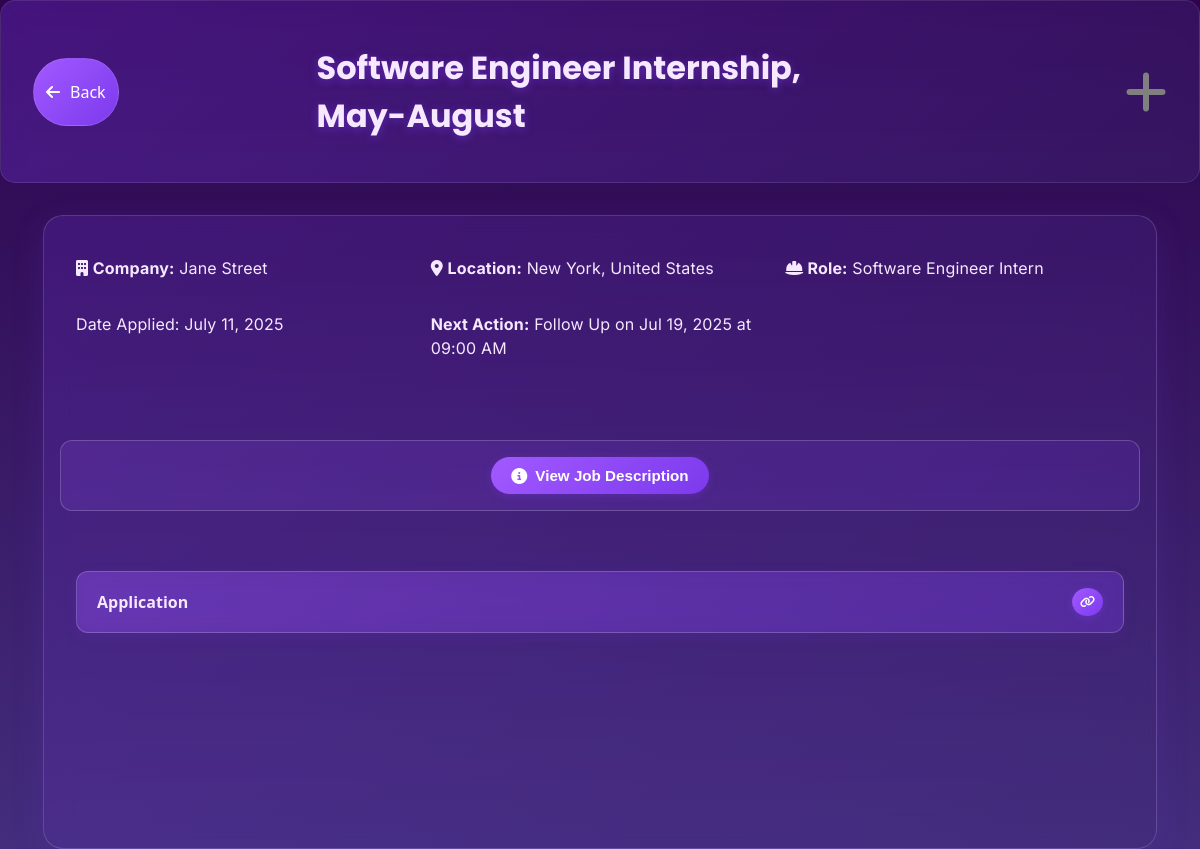
Page /applications/friend/DozieX/application-details/2 (signed in) on the committed database.
### app/models.py (models this page shows, shortened)
class Internship(db.Model): # Internship model for managing internship applications
	__tablename__ = 'internships'  # Use plural table name to match existing Supabase data
	id = db.Column(db.Integer, primary_key=True) # Unique identifier for each internship application
	job_name = db.Column(db.String(250), nullable=False)
	company_name = db.Column(db.String(100), nullable=False) # Name of the company offering the internship
	position = db.Column(db.String(100), nullable=False) # Position title for the internship
	application_status = db.Column(db.String(50), nullable=False, default='Applied') # Status of the application (e.g., Applied, Interviewing, Offered, Rejected)
	application_link = db.Column(db.String(200)) # Link to the internship application (if applicable)
	application_description = db.Column(db.Text) # Description of the internship position
	applied_date = db.Column(db.Date, default=date.today) # Date when the application was submitted
	status_change_date = db.Column(db.Date, default=date.today) # Date when the application status was last changed
	notes = db.Column(db.Text) # Additional notes about the internship application
	visibility = db.Column(db.String(20), default='friends') # Visibility: 'public', 'friends', 'private'
	location = db.Column(db.String(200))  # City, State or Remote # Location of the internship (if applicable)
	contacts = db.Column(db.JSON, default=list)  # List of contacts: [{"name": "Recruiter Name", "details": "recruiter@email.com, 555-1234, LinkedIn"}]
	job_type = db.Column(db.String(20), default='on-site')  # 'remote', 'on-site', 'hybrid'
	calendar_event_id = db.Column(db.String(100))  # Google Calendar event ID for interviews
	reminder_date = db.Column(db.DateTime)  # Custom reminder date
	application_method = db.Column(db.String(20), default='website')  # 'website', 'email', 'linkedin', 'referral'
	priority_level = db.Column(db.String(10), default='medium')  # 'high', 'medium', 'low'
	interview_date = db.Column(db.DateTime)  # Scheduled interview date/time
	follow_up_date = db.Column(db.DateTime)  # When to follow up
	deadline_date = db.Column(db.DateTime)   # Application deadline
	next_action = db.Column(db.String(50))  # 'follow_up', 'interview', 'assessment', or None
	next_action_date = db.Column(db.DateTime)  # Date/time for the next action
	next_action_notes = db.Column(db.Text)  # Optional notes about the next action
	user_id = db.Column(db.Integer, db.ForeignKey('users.id'), nullable=False) # Foreign key linking to the User model
	def get_next_action_display(self):
		if not self.next_action:
			return "No action scheduled"
		action_map = {
			'follow_up': 'Follow Up',
			'interview': 'Interview',
			'assessment': 'Assessment'
		}
		action_text = action_map.get(self.next_action, self.next_action.title())
		if self.next_action_date:
			date_str = self.next_action_date.strftime('%b %d, %Y at %I:%M %p')
			return f"{action_text} on {date_str}"
		else:
			return action_text

### app/applications/routes.py (the view)
@applications.route('/friend/<username>/application-details/<int:internship_id>')
@login_required
def friend_application_details(username,internship_id):
    user =  User.query.filter_by(username=username).first()
    internship = Internship.query.filter_by(id=internship_id, user_id=user.id).first()
    if not internship:
        flash('Internship not found or you do not have permission to view it.', 'error')
        return redirect(url_for('applications.applicationsList'))
    if internship.visibility == 'private':
        flash('You do not have permission to view this internship.', 'error')
        return
    return render_template('friend-application-details.html', user=user, internship=internship)

### app/templates/friend-application-details.html (shortened to what this page needs)
<!DOCTYPE html>
<html lang="en">
<head>
	<link rel="stylesheet" href="{{ url_for('static', filename='css/application-details.css') }}">
	<link rel="stylesheet" href="https://cdnjs.cloudflare.com/ajax/libs/font-awesome/6.4.0/css/all.min.css">
</head>
<body>
	<nav class="details-nav">
		<div class="back" onclick="javascript:history.back()" id="application-back">
			<i class="fa-solid fa-arrow-left"></i>
			<p>Back</p>
		</div>
		<h1>{{ internship.job_name }}</h1>
			<div class="actions">
				<div class="edit" title="Add Application to My Applications">
				<a href="{{ url_for('applications.copy_application', internship_id=internship.id) }}">
					<i class="fa-solid fa-plus"></i>
				</a>
			</div>
		</div>
	</nav>
	<section class="details-card">
		<div class="details-grid">
			<p><i class="fa-solid fa-building"></i> <strong> Company:</strong> {{ internship.company_name }}</p>
			{% if internship.location %}
			<p><i class="fa-solid fa-location-dot"></i> <strong> Location:</strong> {{ internship.location }}</p>
			{%endif%}
			{% if internship.position %}
			<p> <i class="fa-solid fa-helmet-safety"></i><strong> Role:</strong> {{ internship.position }}</p>
			{%endif%}
			<p>Date Applied: {{ internship.applied_date.strftime('%B %d, %Y') }}</p>
			{% if internship.next_action %}
				<p><strong>Next Action:</strong> {{ internship.get_next_action_display() }}</p>
			{%endif%}
		</div>
		<div class="description-section">
			<button class="description-btn" onclick="showDescription()" title="View Job Description">
				<i class="fa-solid fa-info-circle"></i>
				View Job Description
			</button>
		</div>
		<div class="details-single">
			<a href="{{ internship.application_link }}" target="_blank" rel="noopener noreferrer">
				Application
				<i class="fa-solid fa-link"></i>
			</a>
		</div>
	</section>
</body>
</html>

### app/static/css/application-details.css (style rules this page uses)
body { margin: 0; font-family: 'Segoe UI', 'Arial', sans-serif; background: linear-gradient(to bottom, #2d044d 0%, #432d7c 100%); color: #f5e8ff; min-height: 100vh; display: flex; flex-direction: column; }
.details-nav { display: grid; grid-template-columns: 1fr 2fr 1fr; align-items: center; padding: 1rem 2rem; background: linear-gradient(135deg, rgba(124, 58, 237, 0.3) 0%, rgba(67, 45, 124, 0.3) 100%); backdrop-filter: blur(10px); -webkit-backdrop-filter: blur(10px); border-radius: 15px; border: 1px solid rgba(255, 255, 255, 0.1); margin-bottom: 2rem; }
.details-nav .back { justify-self: start; display: flex; align-items: center; gap: 10px; background: linear-gradient(135deg, #a259ff 0%, #7c3aed 100%); color: white; padding: 6px 12px; border-radius: 50px; cursor: pointer; transition: all 0.3s ease; border: 1px solid rgba(255, 255, 255, 0.1); }
.details-nav h1 { justify-self: center; font-family: 'Poppins', sans-serif; font-weight: 700; font-size: 2rem; color: #f5e8ff; text-shadow: 0 2px 8px rgba(124, 58, 237, 0.5); }
.details-nav .actions { justify-self: end; display: flex; align-items: center; gap: 2rem; }
.edit a { text-decoration: none; font-size: 3em; color: grey; transition: all 0.8s ease; display: inline-block; }
.details-card { width: 1200px; max-width: 90vw; margin: 0 auto; padding: 1rem; background: linear-gradient(135deg, rgba(124, 58, 237, 0.2) 0%, rgba(67, 45, 124, 0.2) 100%); backdrop-filter: blur(15px); -webkit-backdrop-filter: blur(15px); border-radius: 20px; border: 1px solid rgba(255, 255, 255, 0.15); box-shadow: 0 8px 32px rgba(124, 58, 237, 0.15); min-height: 600px; display: flex; flex-direction: column; }
.details-grid { display: grid; grid-template-columns: repeat(auto-fit, minmax(300px, 1fr)); gap: 1rem; margin-bottom: 2rem; padding: 1rem; }
.details-grid p { margin: 0.5rem 0; font-size: 1rem; color: #f5e8ff; font-family: 'Inter', 'Segoe UI', -apple-system, BlinkMacSystemFont, sans-serif; font-weight: 400; line-height: 1.5; letter-spacing: 0.01em; }
.details-single { display: flex; flex-direction: column; gap: 1.5rem; padding: 1rem; flex: 1; }
.details-single a { display: inline-flex; align-items: center; justify-content: space-between; gap: 15px; background: linear-gradient(135deg, rgba(162, 89, 255, 0.3) 0%, rgba(124, 58, 237, 0.3) 100%); backdrop-filter: blur(10px); -webkit-backdrop-filter: blur(10px); border: 1px solid rgba(255, 255, 255, 0.2); color: #f5e8ff; text-decoration: none; padding: 16px 20px; border-radius: 12px; font-weight: 600; font-size: 16px; transition: all 0.3s ease; box-shadow: 0 4px 15px rgba(124, 58, 237, 0.1); margin-top: 20px; min-width: 200px; }
.details-single a i { background: linear-gradient(135deg, #a259ff 0%, #7c3aed 100%); color: white; padding: 8px; border-radius: 50%; font-size: 12px; transition: all 0.3s ease; box-shadow: 0 2px 8px rgba(124, 58, 237, 0.3); }
.description-section { margin: 1.5rem 0; padding: 1rem; background: linear-gradient(135deg, rgba(162, 89, 255, 0.15) 0%, rgba(124, 58, 237, 0.15) 100%); border-radius: 12px; border: 1px solid rgba(255, 255, 255, 0.2); text-align: center; }
.description-btn { display: inline-flex; align-items: center; gap: 8px; padding: 10px 20px; background: linear-gradient(135deg, #a259ff 0%, #7c3aed 100%); color: white; border: none; border-radius: 25px; font-size: 0.95rem; font-weight: 600; cursor: pointer; transition: all 0.3s ease; box-shadow: 0 2px 8px rgba(124, 58, 237, 0.3); }
.description-btn i { font-size: 1rem; }

### rows in the picture
Internship: job_name "Software Engineer Internship, May-August", company_name "Jane Street", location "New York, United States", position "Software Engineer Intern", applied_date "July 11, 2025", next_action "Follow Up on Jul 19, 2025 at 09:00 AM"
